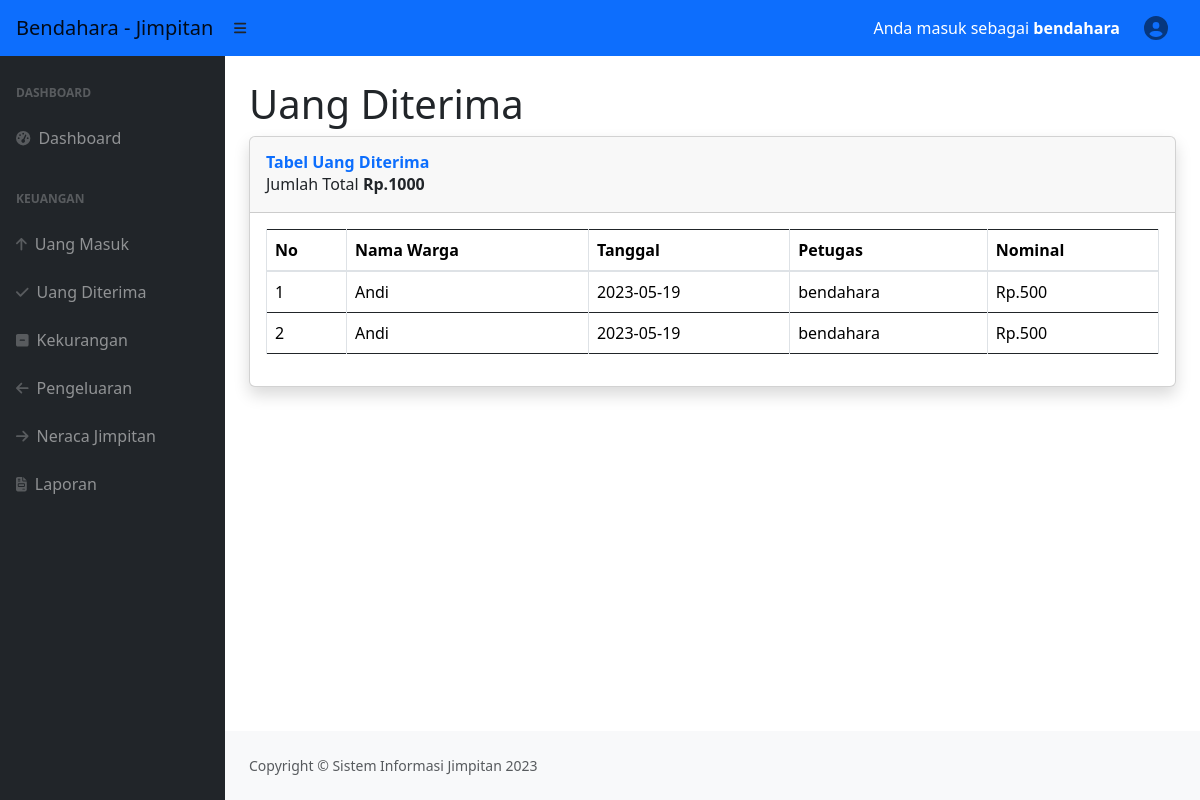
/uangditerima1.php (signed in), run on the app's committed database.
### tables this page shows
CREATE TABLE `pemasukan` (
  `id` int(11) NOT NULL,
  `nama_warga` varchar(25) NOT NULL,
  `tanggal` date NOT NULL,
  `petugas` varchar(25) NOT NULL,
  `jumlah` varchar(11) NOT NULL,
  `status` varchar(10) NOT NULL
);

### uangditerima1.php (the view, shortened to what this page needs)
<?php
include 'koneksidb.php';
$penghasilan_total = mysqli_query($conn, "SELECT sum(jumlah) FROM `pemasukan` WHERE `status`='disimpan'");
$data_penghasilan_total = mysqli_fetch_assoc($penghasilan_total);
$hasil_penghasilan_total = $data_penghasilan_total['sum(jumlah)'];
?>
<!DOCTYPE html>
<html lang="en">
    <head>
        <link href="main/dataTables/datatables.min.css" rel="stylesheet"/>
        <link href="https://cdn.jsdelivr.net/npm/simple-datatables@latest/dist/style.css" rel="stylesheet" />
        <link href="css/styles.css" rel="stylesheet" />
        <link href="vendor/datatables/dataTables.bootstrap4.min.css" rel="stylesheet">
        <link href="main/dataTables/datatables.min.css" rel="stylesheet"/>
        <link rel="stylesheet" href="https://cdn.jsdelivr.net/npm/bootstrap@4.5.3/dist/css/bootstrap.min.css"
>
	<link rel="stylesheet" type="text/css" href="assets/css/bootstrap.css">
	<link rel="stylesheet" type="text/css" href="assets/DataTables/media/css/jquery.dataTables.css">
	<link rel="stylesheet" type="text/css" href="assets/DataTables/media/css/dataTables.bootstrap.css">
</head>
<body class="sb-nav-fixed">
<?php
require ('header2.php');
require ('sidenav2.php');
?>
<div id="layoutSidenav_content">
<main>
<div class="container-fluid px-4">
    <h1 class="mt-4">Uang Diterima</h1>
<div class="card shadow mb-4">
            <div class="card-header py-3">
              <h6 class="m-0 font-weight-bold text-primary">Tabel Uang Diterima</h6>
              <td>Jumlah Total <strong>Rp.<?php echo $hasil_penghasilan_total ?></strong></td>
            </div>
            <div class="card-body">
              <div class="table-responsive">
                <table class="table table-bordered" id="dataTable" width="100%" cellspacing="0">
                  <thead>
        <tr>
            <th>No</th>
            <th>Nama Warga</th>
            <th>Tanggal</th>
            <th>Petugas</th>
            <th>Nominal</th>
        </tr>
</thead>
        <?php
    $query = "SELECT * FROM `pemasukan` WHERE `status`='disimpan' ORDER BY `id` DESC";
            $result = mysqli_query($conn, $query);
            $no = 1;
            while($data = mysqli_fetch_assoc($result))
            {
              ?>
        <tr>
            <td><?php echo $no++ ?></td>
            <td><?php echo $data['nama_warga'] ?></td>
            <td><?php echo $data['tanggal'] ?></td>
            <td><?php echo $data['petugas'] ?></td>
            <td>Rp.<?php echo $data['jumlah'] ?></td>
        </tr>
        <?php
            }
            ?>
</table>
</div>
</body>
<?php
require ('footer.php');
?>
</html>

### data on the page
pemasukan: nama_warga "Andi", tanggal "2023-05-19", petugas "bendahara", jumlah "500"
pemasukan: nama_warga "Andi", tanggal "2023-05-19", petugas "bendahara", jumlah "500"

### other printed values
$_SESSION['username'] "bendahara"
$hasil_penghasilan_total "1000"
